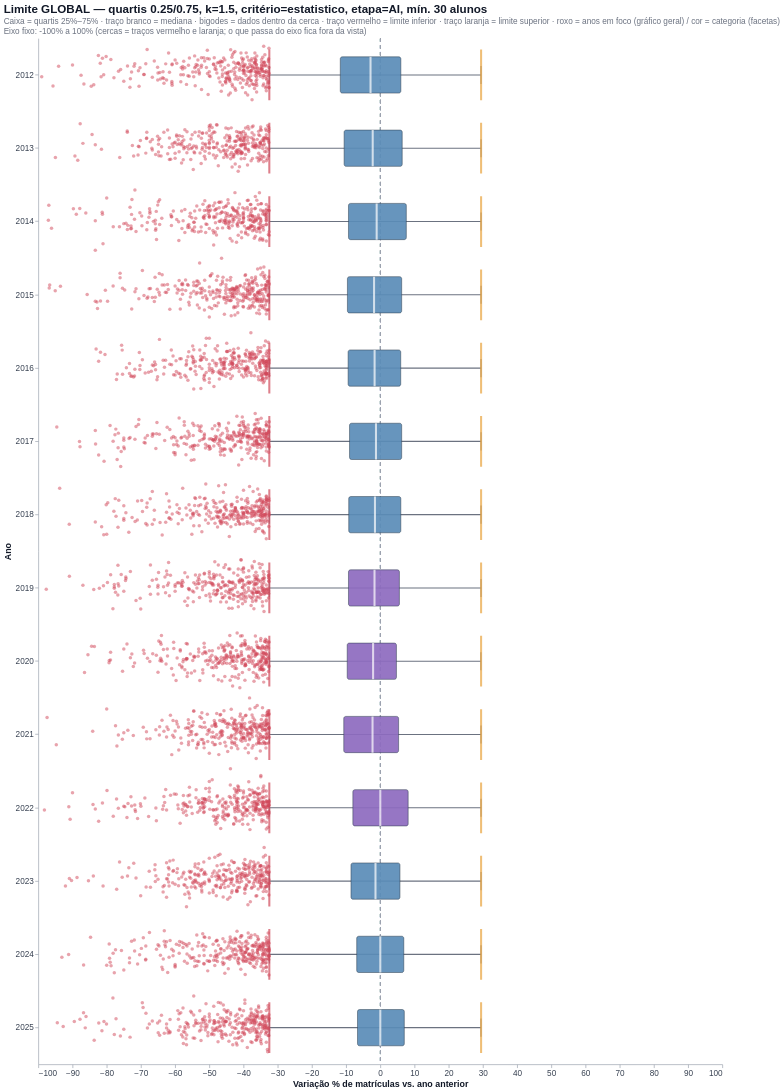

Notebook code cell kept with this figure:
### Code cell
mostrar(boxplot_por_ano(dados, "GLOBAL", f"Limite GLOBAL — {sub}"),
        "Boxplot por ano — limite global (todos os anos juntos)")

### Figure 1 — Vega-Lite specification as saved in the notebook (floating-point values rounded to 4 significant figures; data arrays with more than 128 entries replaced by an {"elided": "..."} marker saying what was removed)
{"config": {"view": {"continuousWidth": 300, "continuousHeight": 300, "stroke": null}, "axis": {"domainColor": "#9CA3AF", "gridColor": "#E5E7EB", "labelColor": "#374151", "labelFontSize": 12, "tickColor": "#9CA3AF", "titleColor": "#111827", "titleFontSize": 13}, "legend": {"labelFontSize": 12, "symbolSize": 120, "titleFontSize": 12}, "range": {"category": {"scheme": "set2"}}, "title": {"anchor": "start", "color": "#111827", "fontSize": 17, "subtitleColor": "#6B7280", "subtitleFontSize": 12}}, "layer": [{"data": {"name": "data-5b3ce99086b7cc6003903fdaadddb463"}, "mark": {"type": "rule", "clip": true, "color": "#9CA3AF", "strokeDash": [5, 5]}, "encoding": {"x": {"scale": {"clamp": false, "domain": [-100.0, 100.0], "nice": false}, "datum": 0}}}, {"data": {"name": "data-5b3ce99086b7cc6003903fdaadddb463"}, "mark": {"type": "rule", "clip": true, "color": "#6B7280", "strokeWidth": 1.6}, "encoding": {"x": {"field": "bigode_inf", "scale": {"clamp": false, "domain": [-100.0, 100.0], "nice": false}, "title": "Variação % de matrículas vs. ano anterior", "type": "quantitative"}, "x2": {"field": "bigode_sup"}, "y": {"field": "ANO", "title": "Ano", "type": "ordinal"}}}, {"data": {"name": "data-5b3ce99086b7cc6003903fdaadddb463"}, "mark": {"type": "tick", "clip": true, "color": "#6B7280", "size": 26.5, "thickness": 2}, "encoding": {"x": {"field": "bigode_inf", "scale": {"clamp": false, "domain": [-100.0, 100.0], "nice": false}, "type": "quantitative"}, "y": {"field": "ANO", "title": "Ano", "type": "ordinal"}}}, {"data": {"name": "data-5b3ce99086b7cc6003903fdaadddb463"}, "mark": {"type": "tick", "clip": true, "color": "#6B7280", "size": 26.5, "thickness": 2}, "encoding": {"x": {"field": "bigode_sup", "scale": {"clamp": false, "domain": [-100.0, 100.0], "nice": false}, "type": "quantitative"}, "y": {"field": "ANO", "title": "Ano", "type": "ordinal"}}}, {"data": {"name": "data-5b3ce99086b7cc6003903fdaadddb463"}, "mark": {"type": "bar", "clip": true, "cornerRadius": 3, "opacity": 0.92, "size": 53, "stroke": "#2F3E4E", "strokeWidth": 0.8}, "encoding": {"color": {"condition": {"test": {"field": "ANO", "oneOf": [2019, 2020, 2021, 2022]}, "value": "#8E6BBF"}, "value": "#5B8DB8"}, "tooltip": [{"field": "ANO", "title": "Ano", "type": "ordinal"}, {"field": "n", "title": "escolas", "type": "quantitative"}, {"field": "q_inf", "format": ".1f", "title": "quartil inferior", "type": "quantitative"}, {"field": "mediana", "format": ".1f", "title": "mediana", "type": "quantitative"}, {"field": "q_sup", "format": ".1f", "title": "quartil superior", "type": "quantitative"}, {"field": "lim_inf", "format": ".1f", "title": "limite inferior", "type": "quantitative"}, {"field": "lim_sup", "format": ".1f", "title": "limite superior", "type": "quantitative"}, {"field": "pct_marcada", "format": ".1f", "title": "% marcadas", "type": "quantitative"}], "x": {"field": "q_inf", "scale": {"clamp": false, "domain": [-100.0, 100.0], "nice": false}, "type": "quantitative"}, "x2": {"field": "q_sup"}, "y": {"field": "ANO", "title": "Ano", "type": "ordinal"}}}, {"data": {"name": "data-5b3ce99086b7cc6003903fdaadddb463"}, "mark": {"type": "tick", "clip": true, "color": "white", "size": 53, "thickness": 3}, "encoding": {"x": {"field": "mediana", "scale": {"clamp": false, "domain": [-100.0, 100.0], "nice": false}, "type": "quantitative"}, "y": {"field": "ANO", "title": "Ano", "type": "ordinal"}}}, {"data": {"name": "data-5b3ce99086b7cc6003903fdaadddb463"}, "mark": {"type": "tick", "clip": true, "color": "#D1495B", "size": 74.2, "thickness": 3}, "encoding": {"x": {"field": "lim_inf", "scale": {"clamp": false, "domain": [-100.0, 100.0], "nice": false}, "type": "quantitative"}, "y": {"field": "ANO", "title": "Ano", "type": "ordinal"}}}, {"data": {"name": "data-5b3ce99086b7cc6003903fdaadddb463"}, "mark": {"type": "tick", "clip": true, "color": "#E8A33D", "size": 74.2, "thickness": 3}, "encoding": {"x": {"field": "lim_sup", "scale": {"clamp": false, "domain": [-100.0, 100.0], "nice": false}, "type": "quantitative"}, "y": {"field": "ANO", "title": "Ano", "type": "ordinal"}}}, {"data": {"name": "data-c9d5f9efe12ed4abcc94cbbee4a7937a"}, "mark": {"type": "circle", "clip": true, "opacity": 0.5, "size": 26}, "encoding": {"color": {"condition": {"test": "(datum.VAR_PCT > 0)", "value": "#E8A33D"}, "value": "#D1495B"}, "tooltip": [{"field": "ANO", "type": "quantitative"}, {"field": "VAR_PCT", "type": "quantitative"}, {"field": "CO_ESCOLA", "type": "quantitative"}, {"field": "NO_ESCOLA", "type": "nominal"}, {"field": "DEP_ADM", "type": "nominal"}, {"field": "UF", "type": "nominal"}, {"field": "MAT_ANT", "type": "quantitative"}, {"field": "MATRICULAS", "type": "quantitative"}], "x": {"field": "VAR_PCT", "scale": {"clamp": false, "domain": [-100.0, 100.0], "nice": false}, "type": "quantitative"}, "y": {"field": "ANO", "title": "Ano", "type": "ordinal"}, "yOffset": {"field": "jitter", "type": "quantitative"}}, "transform": [{"calculate": "sqrt(-2*log(random()))*cos(2*PI*random())", "as": "jitter"}]}], "height": 1500, "title": {"text": "Limite GLOBAL — quartis 0.25/0.75, k=1.5, critério=estatistico, etapa=AI, mín. 30 alunos", "subtitle": ["Caixa = quartis 25%–75% · traço branco = mediana · bigodes = dados dentro da cerca · traço vermelho = limite inferior · traço laranja = limite superior · roxo = anos em foco (gráfico geral) / cor = categoria (facetas)", "Eixo fixo: -100% a 100% (cercas = traços vermelho e laranja; o que passa do eixo fica fora da vista)"]}, "width": 1000, "$schema": "https://vega.github.io/schema/vega-lite/v6.1.0.json", "datasets": {"data-5b3ce99086b7cc6003903fdaadddb463": [{"ANO": 2012, "q_inf": -11.7, "mediana": -2.857, "q_sup": 6.007, "bigode_inf": -32.43, "bigode_sup": 29.45, "lim_inf": -32.45, "lim_sup": 29.47, "n": 88512, "pct_marcada": 4.472}, {"ANO": 2013, "q_inf": -10.58, "mediana": -2.222, "q_sup": 6.407, "bigode_inf": -32.45, "bigode_sup": 29.47, "lim_inf": -32.45, "lim_sup": 29.47, "n": 86574, "pct_marcada": 4.276}, {"ANO": 2014, "q_inf": -9.302, "mediana": -1.064, "q_sup": 7.609, "bigode_inf": -32.45, "bigode_sup": 29.46, "lim_inf": -32.45, "lim_sup": 29.47, "n": 84919, "pct_marcada": 3.452}, {"ANO": 2015, "q_inf": -9.614, "mediana": -1.824, "q_sup": 6.25, "bigode_inf": -32.45, "bigode_sup": 29.47, "lim_inf": -32.45, "lim_sup": 29.47, "n": 83766, "pct_marcada": 3.198}, {"ANO": 2016, "q_inf": -9.412, "mediana": -1.668, "q_sup": 5.97, "bigode_inf": -32.43, "bigode_sup": 29.46, "lim_inf": -32.45, "lim_sup": 29.47, "n": 82470, "pct_marcada": 3.052}, {"ANO": 2017, "q_inf": -8.997, "mediana": -1.266, "q_sup": 6.25, "bigode_inf": -32.43, "bigode_sup": 29.46, "lim_inf": -32.45, "lim_sup": 29.47, "n": 81347, "pct_marcada": 2.984}, {"ANO": 2018, "q_inf": -9.231, "mediana": -1.562, "q_sup": 6.0, "bigode_inf": -32.43, "bigode_sup": 29.46, "lim_inf": -32.45, "lim_sup": 29.47, "n": 80308, "pct_marcada": 2.96}, {"ANO": 2019, "q_inf": -9.302, "mediana": -1.695, "q_sup": 5.587, "bigode_inf": -32.43, "bigode_sup": 29.46, "lim_inf": -32.45, "lim_sup": 29.47, "n": 79277, "pct_marcada": 2.871}, {"ANO": 2020, "q_inf": -9.677, "mediana": -2.104, "q_sup": 4.718, "bigode_inf": -32.43, "bigode_sup": 29.41, "lim_inf": -32.45, "lim_sup": 29.47, "n": 78164, "pct_marcada": 2.872}, {"ANO": 2021, "q_inf": -10.69, "mediana": -2.273, "q_sup": 5.352, "bigode_inf": -32.45, "bigode_sup": 29.45, "lim_inf": -32.45, "lim_sup": 29.47, "n": 76694, "pct_marcada": 3.844}, {"ANO": 2022, "q_inf": -8.025, "mediana": 0.0, "q_sup": 8.148, "bigode_inf": -32.43, "bigode_sup": 29.46, "lim_inf": -32.45, "lim_sup": 29.47, "n": 75697, "pct_marcada": 2.295}, {"ANO": 2023, "q_inf": -8.571, "mediana": -1.408, "q_sup": 5.747, "bigode_inf": -32.45, "bigode_sup": 29.46, "lim_inf": -32.45, "lim_sup": 29.47, "n": 74963, "pct_marcada": 2.404}, {"ANO": 2024, "q_inf": -6.897, "mediana": 0.0, "q_sup": 6.868, "bigode_inf": -32.43, "bigode_sup": 29.46, "lim_inf": -32.45, "lim_sup": 29.47, "n": 74156, "pct_marcada": 2.129}, {"ANO": 2025, "q_inf": -6.667, "mediana": 0.0, "q_sup": 7.018, "bigode_inf": -32.43, "bigode_sup": 29.44, "lim_inf": -32.45, "lim_sup": 29.47, "n": 73443, "pct_marcada": 2.172}], "data-c9d5f9efe12ed4abcc94cbbee4a7937a": {"elided": "4200 records"}}}
